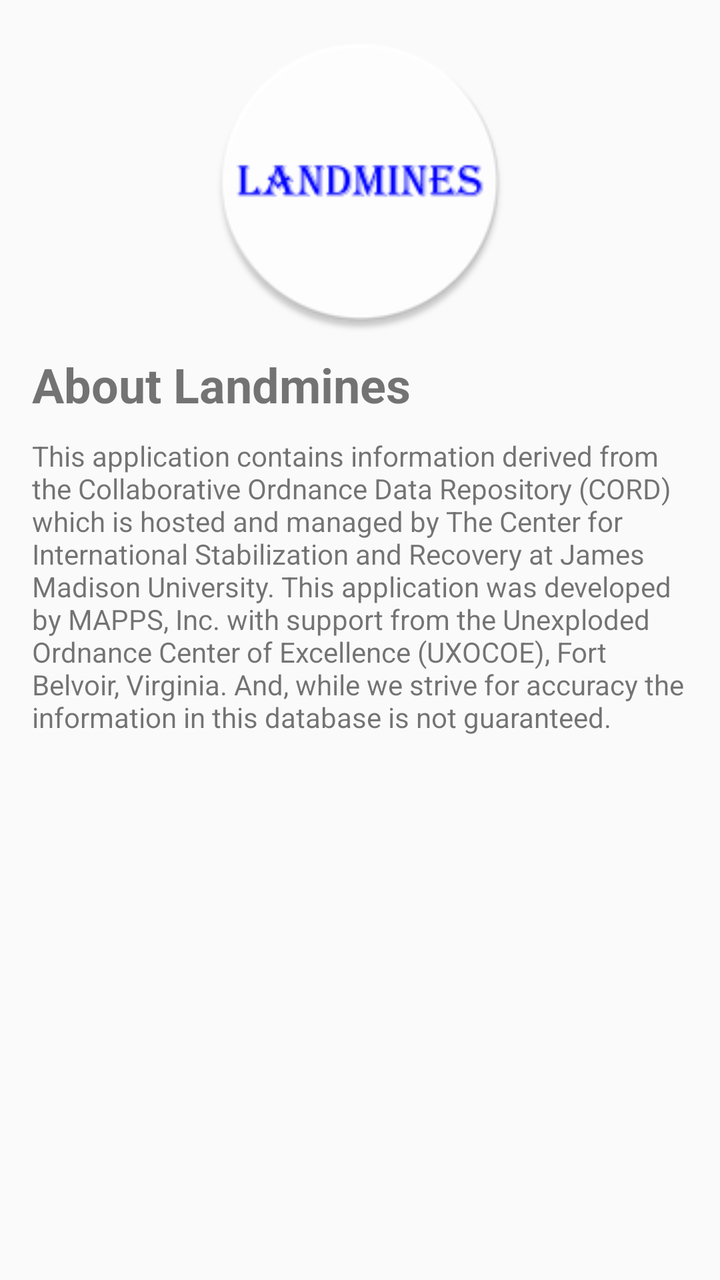
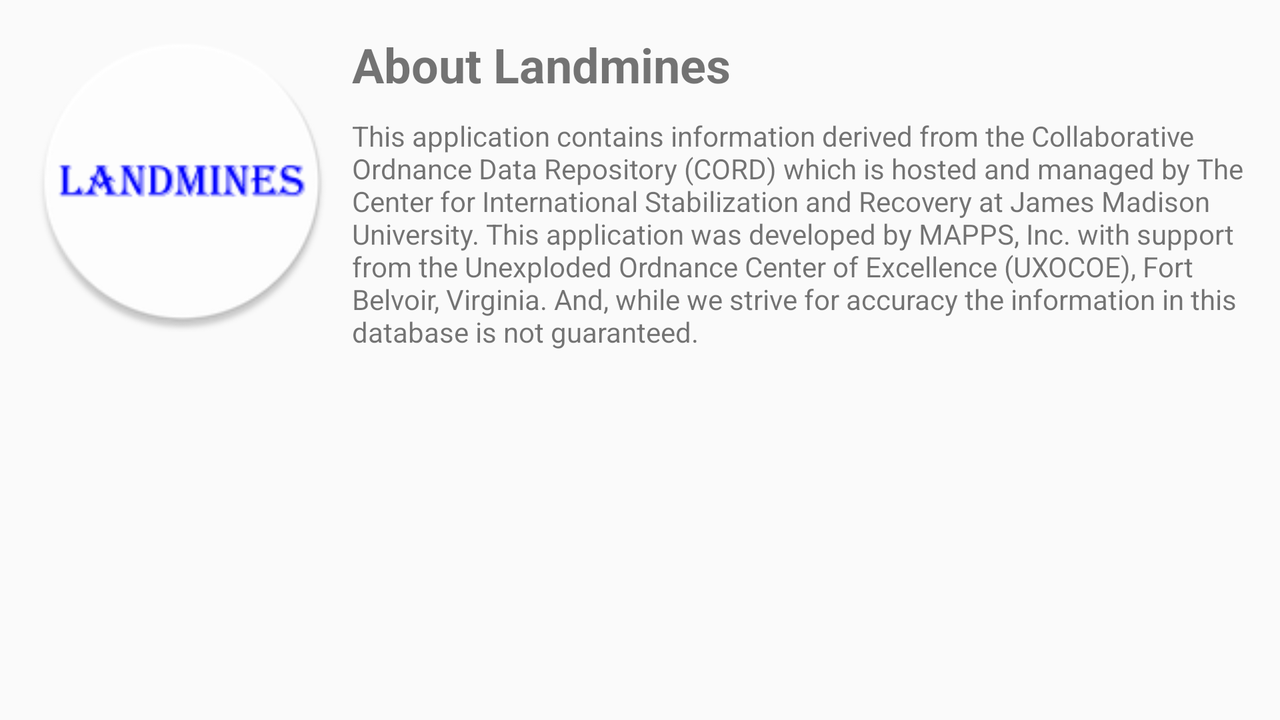

First picture: res/layout/ on a phone held upright. Second picture: the repository's own variant of that layout, on a device whose configuration matches the variant's folder. Source for both follows.
<!-- AndroidManifest.xml: application theme AppTheme -->
<!-- res/layout/content_about.xml -->
<?xml version="1.0" encoding="utf-8"?>
<RelativeLayout xmlns:android="http://schemas.android.com/apk/res/android"
    xmlns:app="http://schemas.android.com/apk/res-auto"
    xmlns:tools="http://schemas.android.com/tools"
    android:layout_width="match_parent"
    android:layout_height="match_parent"
    android:paddingBottom="@dimen/activity_vertical_margin"
    android:paddingLeft="@dimen/activity_horizontal_margin"
    android:paddingRight="@dimen/activity_horizontal_margin"
    android:paddingTop="@dimen/activity_vertical_margin"
    app:layout_behavior="@string/appbar_scrolling_view_behavior"
    tools:context="mapps.landmines.AboutActivity"
    tools:showIn="@layout/activity_about">

    <ImageView
        android:id="@+id/imageView"
        android:layout_width="@dimen/logo_side"
        android:layout_height="@dimen/logo_side"
        android:layout_alignParentTop="true"
        android:layout_centerHorizontal="true"
        android:layout_marginBottom="10dp"
        android:src="@drawable/logo" />

    <TextView
        android:id="@+id/headline"
        android:layout_width="fill_parent"
        android:layout_height="wrap_content"
        android:text="@string/about_headline"
        android:textSize="@dimen/headline_size"
        android:textStyle="bold"
        android:layout_below="@+id/imageView"
        android:layout_marginBottom="10dp"/>

    <ScrollView
        android:layout_width="match_parent"
        android:layout_height="match_parent"
        android:layout_below="@+id/headline">

        <TextView
            android:id="@+id/longText"
            android:layout_width="fill_parent"
            android:layout_height="wrap_content"
            android:textSize="@dimen/content_size"
            android:text="@string/about_text" />

    </ScrollView>

</RelativeLayout>
<!-- res/layout/activity_about.xml (included above) -->
<?xml version="1.0" encoding="utf-8"?>
<android.support.design.widget.CoordinatorLayout
    xmlns:android="http://schemas.android.com/apk/res/android"
    xmlns:app="http://schemas.android.com/apk/res-auto"
    xmlns:tools="http://schemas.android.com/tools" android:layout_width="match_parent"
    android:layout_height="match_parent" android:fitsSystemWindows="true"
    tools:context="mapps.landmines.AboutActivity">

    <android.support.design.widget.AppBarLayout android:layout_height="wrap_content"
        android:layout_width="match_parent" android:theme="@style/AppTheme.AppBarOverlay">

        <android.support.v7.widget.Toolbar android:id="@+id/toolbar"
            android:layout_width="match_parent" android:layout_height="?attr/actionBarSize"
            android:background="?attr/colorPrimary" app:popupTheme="@style/AppTheme.PopupOverlay" />

    </android.support.design.widget.AppBarLayout>

    <include layout="@layout/content_about" />

</android.support.design.widget.CoordinatorLayout>
<!-- resources referenced by this layout -->
<resources>
  <dimen name="activity_horizontal_margin">16dp</dimen>
  <dimen name="activity_vertical_margin">16dp</dimen>
  <dimen name="content_size">14sp</dimen>
  <dimen name="headline_size">24sp</dimen>
  <dimen name="logo_side">150dp</dimen>
  <!-- drawable logo: png bitmap (drawable-hdpi, 3241 bytes) -->
  <string name="about_headline">About Landmines </string>
  <string name="about_text">This application contains information derived from the Collaborative Ordnance Data Repository (CORD) which is hosted and
          managed by The Center for International Stabilization and Recovery at James Madison University.
          This application was developed by MAPPS, Inc. with support from the Unexploded Ordnance Center of Excellence (UXOCOE), Fort Belvoir, Virginia.
          And, while we strive for accuracy the information in this database is not guaranteed.</string>
  
  
      // list_item
  <style name="AppTheme.AppBarOverlay" parent="ThemeOverlay.AppCompat.Dark.ActionBar" />
  <style name="AppTheme.PopupOverlay" parent="ThemeOverlay.AppCompat.Light" />
  <style name="AppTheme" parent="Theme.AppCompat.Light.DarkActionBar">
          
          <item name="colorPrimary">#3F51B5</item>
          <item name="colorPrimaryDark">#3949AB</item>
          <item name="colorAccent">#00B0FF</item>
      </style>
</resources>
<!-- res/layout-land/content_about.xml (the author's variant of the layout above) -->
<!-- drawn on the phone turned sideways -->
<?xml version="1.0" encoding="utf-8"?>
<RelativeLayout xmlns:android="http://schemas.android.com/apk/res/android"
    xmlns:app="http://schemas.android.com/apk/res-auto"
    xmlns:tools="http://schemas.android.com/tools"
    android:layout_width="match_parent"
    android:layout_height="match_parent"
    android:paddingBottom="@dimen/activity_vertical_margin"
    android:paddingLeft="@dimen/activity_horizontal_margin"
    android:paddingRight="@dimen/activity_horizontal_margin"
    android:paddingTop="@dimen/activity_vertical_margin"
    app:layout_behavior="@string/appbar_scrolling_view_behavior"
    tools:context="mapps.landmines.AboutActivity"
    tools:showIn="@layout/activity_about">

    <ImageView
        android:id="@+id/imageView"
        android:layout_width="@dimen/logo_side"
        android:layout_height="@dimen/logo_side"
        android:layout_alignParentTop="true"
        android:layout_alignParentLeft="true"
        android:layout_alignParentStart="true"
        android:layout_marginRight="10dp"
        android:layout_marginEnd="10dp"
        android:src="@drawable/logo" />

    <TextView
        android:id="@+id/headline"
        android:layout_width="fill_parent"
        android:layout_height="wrap_content"
        android:text="@string/about_headline"
        android:textSize="@dimen/headline_size"
        android:textStyle="bold"
        android:layout_toRightOf="@+id/imageView"
        android:layout_toEndOf="@+id/imageView"
        android:layout_marginBottom="10dp"/>

    <ScrollView
        android:layout_width="match_parent"
        android:layout_height="match_parent"
        android:layout_below="@+id/headline"
        android:layout_alignLeft="@+id/headline"
        android:layout_alignStart="@+id/headline">

        <TextView
            android:id="@+id/longText"
            android:layout_width="fill_parent"
            android:layout_height="wrap_content"
            android:textSize="@dimen/content_size"
            android:text="@string/about_text" />

    </ScrollView>

</RelativeLayout>
<!-- res/layout/content_about.xml (included above) -->
<?xml version="1.0" encoding="utf-8"?>
<RelativeLayout xmlns:android="http://schemas.android.com/apk/res/android"
    xmlns:app="http://schemas.android.com/apk/res-auto"
    xmlns:tools="http://schemas.android.com/tools"
    android:layout_width="match_parent"
    android:layout_height="match_parent"
    android:paddingBottom="@dimen/activity_vertical_margin"
    android:paddingLeft="@dimen/activity_horizontal_margin"
    android:paddingRight="@dimen/activity_horizontal_margin"
    android:paddingTop="@dimen/activity_vertical_margin"
    app:layout_behavior="@string/appbar_scrolling_view_behavior"
    tools:context="mapps.landmines.AboutActivity"
    tools:showIn="@layout/activity_about">

    <ImageView
        android:id="@+id/imageView"
        android:layout_width="@dimen/logo_side"
        android:layout_height="@dimen/logo_side"
        android:layout_alignParentTop="true"
        android:layout_centerHorizontal="true"
        android:layout_marginBottom="10dp"
        android:src="@drawable/logo" />

    <TextView
        android:id="@+id/headline"
        android:layout_width="fill_parent"
        android:layout_height="wrap_content"
        android:text="@string/about_headline"
        android:textSize="@dimen/headline_size"
        android:textStyle="bold"
        android:layout_below="@+id/imageView"
        android:layout_marginBottom="10dp"/>

    <ScrollView
        android:layout_width="match_parent"
        android:layout_height="match_parent"
        android:layout_below="@+id/headline">

        <TextView
            android:id="@+id/longText"
            android:layout_width="fill_parent"
            android:layout_height="wrap_content"
            android:textSize="@dimen/content_size"
            android:text="@string/about_text" />

    </ScrollView>

</RelativeLayout>
